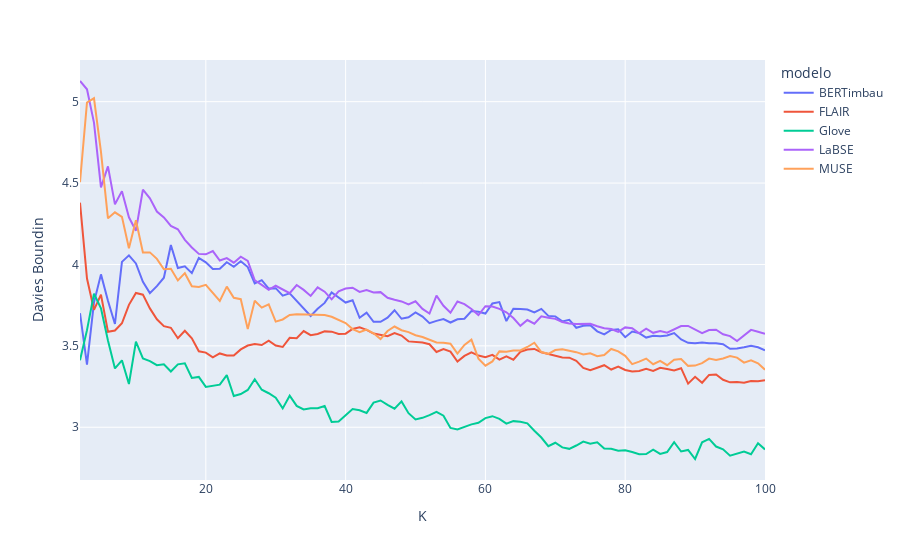

The notebook cell this image was saved under:
### Code cell
metrics_helper.show_davies_bouldin_score()
